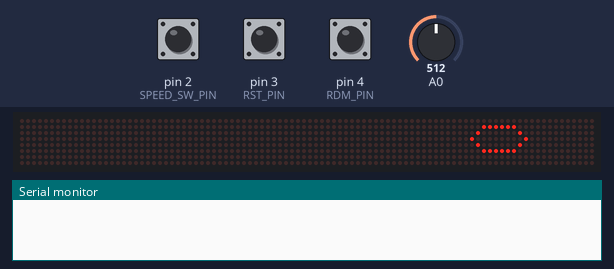
Simulated run of this sketch. Board: Arduino Uno, built with avr-gcc and run on an emulated ATmega328P. Shown: 96×8 LED matrix, the last lines printed to the serial monitor. Inputs (shaded band) come from the test bench; at power-on: pin 2 (SPEED_SW_PIN) HIGH, pin 3 (RST_PIN) HIGH, pin 4 (RDM_PIN) HIGH, A0 = 512. Random numbers use the default seed unless the sketch sets one.

Above: at 2.1 s.
2.2 s: pin 2 (SPEED_SW_PIN) pulled LOW for 0.8 s
At 4.59 s:
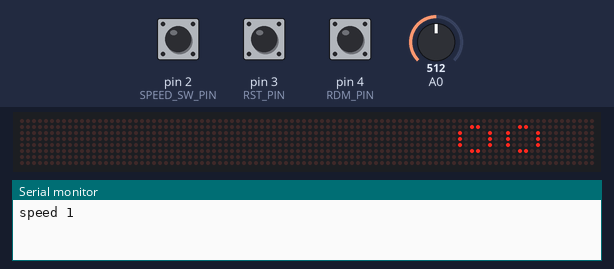
5.5 s: pin 3 (RST_PIN) pulled LOW for 0.8 s
At 7.1 s:
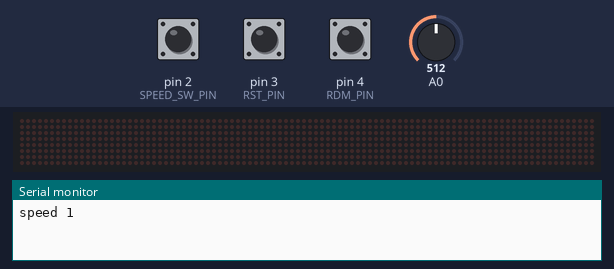
7.8 s: pin 4 (RDM_PIN) pulled LOW for 0.8 s
At 8.17 s:
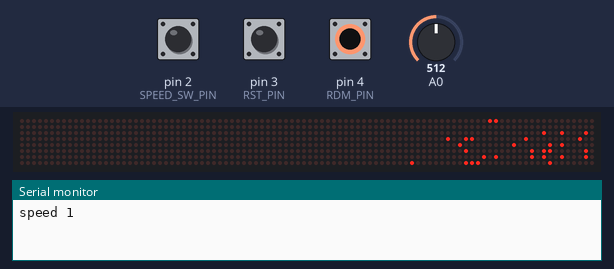
10.1 s: pin 4 (RDM_PIN) pulled LOW for 0.8 s
At 10.49 s:
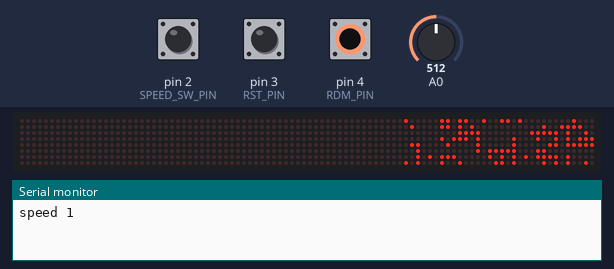
12.8 s: pin 4 (RDM_PIN) pulled LOW for 3.2 s
At 13.15 s:
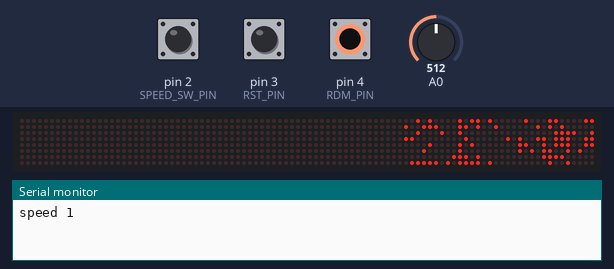
17.5 s: pin 4 (RDM_PIN) pulled LOW for 0.8 s
At 17.86 s:
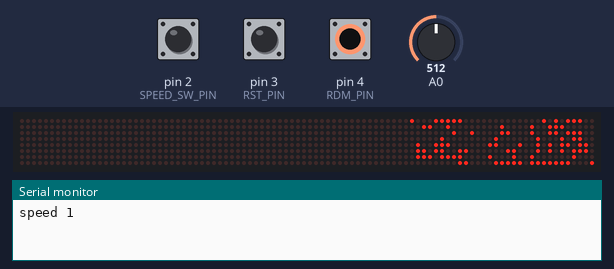
Timing chart, 0 to 20.5 s (numbered marks = the images above; inputs shaded):
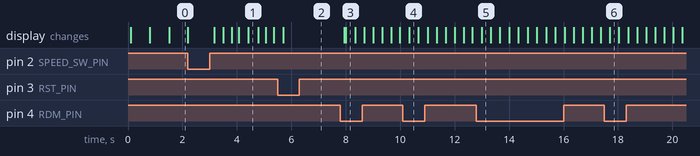

Measured:
- after the input at 7.8 s, the display: first changes after 0.15 s (image 3 shows a later state)
- what the display in image 0 shows lasts 0.7 s, from 1.5 s to 2.2 s

The sketch:

game_of_life_arduino_led_matrix.ino
```cpp
#include <MD_MAX72xx.h>
#include "game_for_life.h"

#define MAX_DEVICES 12
#define CLK_PIN     13
#define DATA_PIN    11
#define CS_PIN      10

#define SPEED_SW_PIN 2  //speed switch button
int SPEED_MODE = 0;
int DELAYTIME = 500;
#define RST_PIN 3       //reset button
#define RDM_PIN 4       //random button
MD_MAX72XX M = MD_MAX72XX(CS_PIN, MAX_DEVICES);


bool world[MAX_ROW][MAX_COL];

//Code for arduino

void setup() {
  // put your setup code here, to run once:
  M.begin();
  Serial.begin(9600);
  initialize_2d(world);
  initial_config(world);
  pinMode(SPEED_SW_PIN, INPUT_PULLUP);
  pinMode(RST_PIN, INPUT_PULLUP);
  pinMode(RDM_PIN, INPUT_PULLUP);


}

void dotDisplay(int r, int c, bool state) {
  if(r < 8) {
    M.setPoint(7-r, c, state);
  }
  if(r >= 8 && r < 16) {
    M.setPoint(r-8, 63-c, state);
  }
  if(r >= 16 && r < 24) {
    M.setPoint(23-r, 64+c, state);
  }
}

void displayArray(bool twod[][MAX_COL]) {
  for(int i = 1; i < MAX_ROW - 1; i++) {
    for(int j = 1; j < MAX_COL - 1; j++) {
      if(twod[i][j]) {
        dotDisplay(i-1, j-1, true);
//        Serial.print("o ");
      } else {
        dotDisplay(i-1, j-1, false);
//        Serial.print(". ");
      }

    }
//    Serial.print("\n");
  }
}

void loop() {
  if (digitalRead(SPEED_SW_PIN) == LOW) {
    SPEED_MODE++;
    if(SPEED_MODE == 3) {
      SPEED_MODE = 0;
    }
    Serial.print("speed ");
    Serial.print(SPEED_MODE);
    Serial.print("\n");
    switch(SPEED_MODE) {
      case 0:
        DELAYTIME = 500;
        break;
      case 1:
        DELAYTIME = 150;
        break;
      case 2:
        DELAYTIME = 100;
        break;
    }
    delay(300);
  }
  if (digitalRead(RST_PIN) == LOW) {
    initialize_2d(world);
  }
  if (digitalRead(RDM_PIN) == LOW) {
    initial_random(world, 30);
  }
  displayArray(world);
  step(world);
  delay(DELAYTIME);
}
```

deep_lib.h
```cpp
//const for the game
const int MAX_ROW = 8 + 2;
const int MAX_COL = 32 + 2;

void fill_margin(bool twod[][MAX_COL]) {
    //copy column (max-2) to col (0)
    for(int i = 0; i < MAX_ROW; i++) {
        twod[i][0] = twod[i][MAX_COL - 2];
    }
    //copy col (1) to col (max-1)
    for(int i = 0; i < MAX_ROW; i++) {
        twod[i][MAX_COL - 1] = twod[i][1];
    }
    //copy row(max - 2) to row(0)
    for(int j = 0; j < MAX_COL; j++) {
        twod[0][j] = twod[MAX_ROW -2][j];
    }
    //copy row(1) to row (max - 1)
    for(int j = 0; j < MAX_COL; j++) {
        twod[MAX_ROW - 1][j] = twod[1][j];
    }
}

void copy_2d(bool dest[][MAX_COL], bool src[][MAX_COL]) {
    for(int i = 0; i < MAX_ROW; i++) {
        for(int j = 0; j < MAX_COL; j++) {
            dest[i][j] = src[i][j];
        }
    }
}


int count_neighbors(bool twod[][MAX_COL], int i, int j) {
    int count = 0;
    for(int i1 = i - 1; i1 <= i + 1; i1 ++) {
        for(int j1 = j - 1; j1 <= j + 1; j1 ++) {
            if(i1 == i && j1 == j)
                continue;
            if(twod[i1][j1])
                count++;
        }
    }
    return count;
}


void live_or_die(bool &cell, int neighborCount) {
    if(cell) {  // cell is alive
        if(neighborCount < 2)
            cell = false;
        if(neighborCount > 3)
            cell = false;
    }
    else {      // cell is dead
        if(neighborCount == 3)
            cell = true;
    }
}

bool all_dead(bool twod[][MAX_COL]) {
    bool allDead = true;
    for(int i = 1; i < MAX_ROW - 1; i++) {
        for(int j = 1; j < MAX_COL - 1; j++) {
            if(twod[i][j])
                allDead = false;
        }
    }
    return allDead;
}
```

game_for_life.h
```cpp
#include "deep_lib.h"

void initialize_2d(bool twod[][MAX_COL]) {
    //so the twod[] will be declared as twod[MAX_ROW][MAX_COL]
    for(int i = 0; i < MAX_ROW; i++) {
        for (int j = 0; j < MAX_COL; j++) {
            twod[i][j] = false;
        }
    }
}

void initial_config(bool twod[][MAX_COL]) {
//    twod[1][2] = true;
//    twod[2][3] = true;
//    twod[3][1] = true;
//    twod[3][2] = true;
//    twod[3][3] = true;
    for(int i = 12; i < 22; i++) {
        twod[5][i] = true;
    }
    fill_margin(twod);
}

void initial_random(bool twod[][MAX_COL], int count_arg) {
    randomSeed(analogRead(0));
    int pos_i = 0;
    int pos_j = 0;
    int count = count_arg;
    while (count > 0){
        pos_i = rand() % (MAX_ROW - 2) + 1;
        pos_j = rand() % (MAX_COL - 2) + 1;
//        cout << "DEBUG: ";
//        printf("(%d, %d)\n", pos_i, pos_j);
        if (!twod[pos_i][pos_j]){
            twod[pos_i][pos_j] = true;
            count --;
        }
    }
}

void step(bool twod[][MAX_COL]) {
    bool temp[MAX_ROW][MAX_COL];
    copy_2d(temp, twod);
    for(int i = 1; i < MAX_ROW - 1; i++) {
        for(int j = 1; j < MAX_COL  - 1; j++) {
            live_or_die(twod[i][j], count_neighbors(temp, i, j));
        }
    }
    fill_margin(twod);
}


//void fill_margin(bool twod[][MAX_COL]) {
//    //copy column (max-2) to col (0)
//    for(int i = 0; i < MAX_ROW; i++) {
//        twod[i][0] = twod[i][MAX_COL - 2];
//    }
//    //copy col (1) to col (max-1)
//    for(int i = 0; i < MAX_ROW; i++) {
//        twod[i][MAX_COL - 1] = twod[i][1];
//    }
//    //copy row(max - 2) to row(0)
//    for(int j = 0; j < MAX_COL; j++) {
//        twod[0][j] = twod[MAX_ROW -2][j];
//    }
//    //copy row(1) to row (max - 1)
//    for(int j = 0; j < MAX_COL; j++) {
//        twod[MAX_ROW - 1][j] = twod[1][j];
//    }
//}
//
//void print_2d(bool twod[][MAX_COL]) {
//    for(int i = 1; i < MAX_ROW - 1; i++) {
//        for(int j = 1; j < MAX_COL - 1; j++) {
////            cout << twod[i][j] << ' ';
//            if(twod[i][j])
//                cout << "o ";
//            else
//                cout << ". ";
//        }
//        cout << endl;
//    }
//}


//void print_1d(bool oned[]) {
//    int length = max(MAX_ROW, MAX_COL);
//    for(int i = 0; i < length; i++) {
//        cout << oned[i] << ' ';
//    }
//    cout << endl;
//}
```
